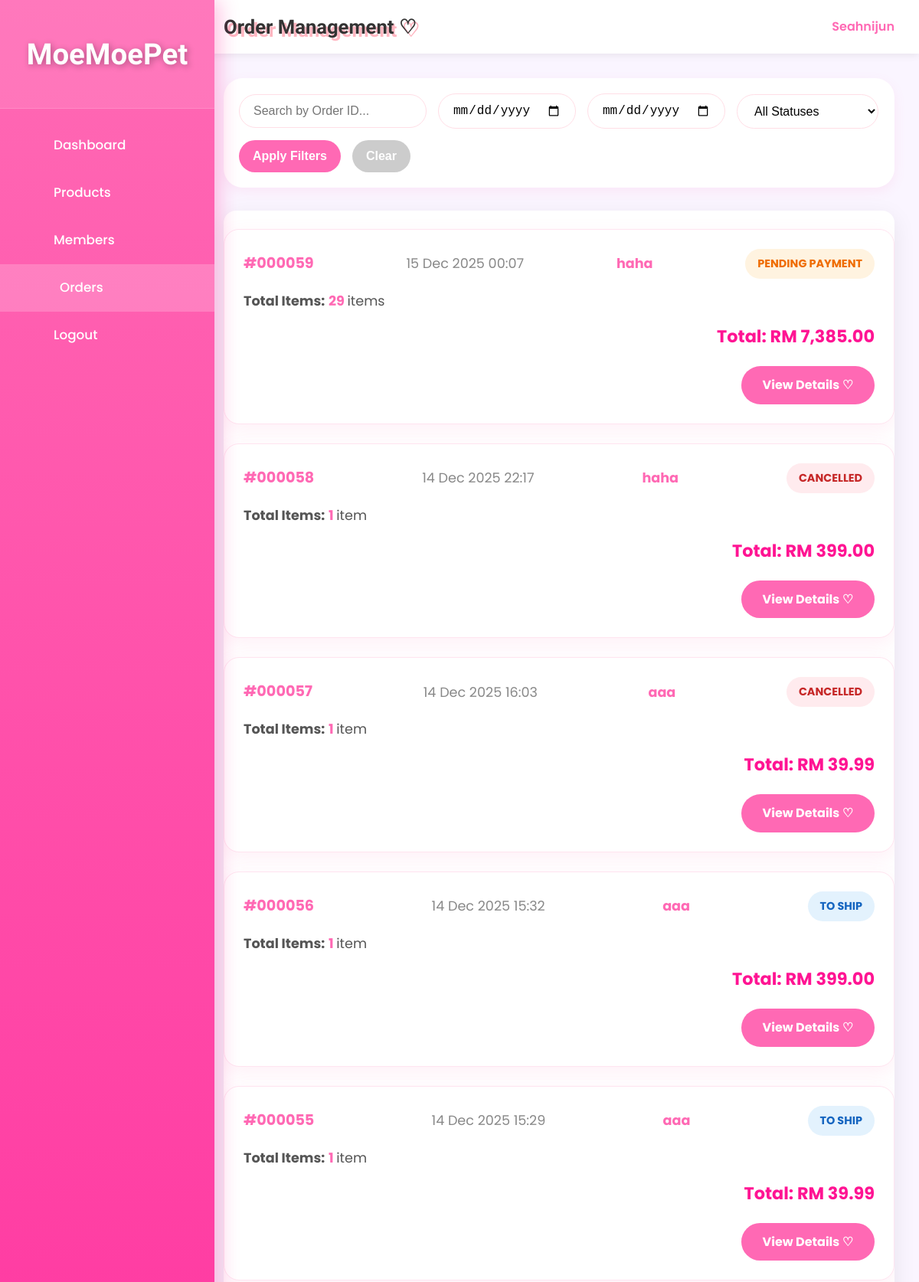
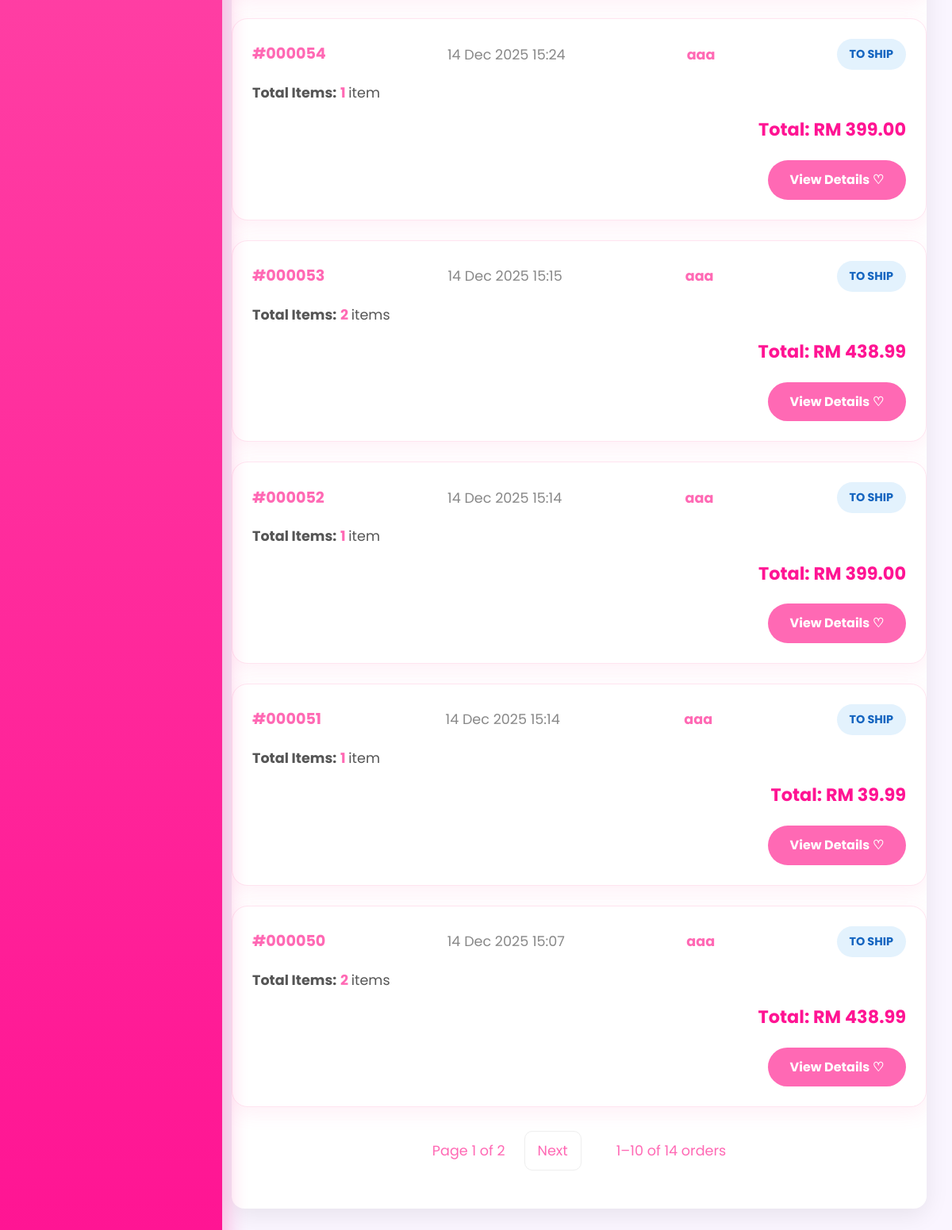
Screenshot of /admin/order_list.php (signed in) with the database file from the repository (2 pictures, top to bottom).
### tables this page shows
CREATE TABLE `orders` (
  `order_id` int(11) NOT NULL,
  `user_id` int(11) NOT NULL,
  `total_amount` decimal(10,2) NOT NULL,
  `payment_method` varchar(50) DEFAULT NULL,
  `card_last4` varchar(4) DEFAULT NULL,
  `qr_code` text DEFAULT NULL,
  `qr_generated_at` datetime DEFAULT NULL,
  `order_date` datetime NOT NULL DEFAULT current_timestamp(),
  `order_status` varchar(50) DEFAULT 'Pending Payment',
  `status` enum('Pending Payment','To Ship','Shipped','Completed','Cancelled','Return/Refund') NOT NULL DEFAULT 'Pending Payment'
);

CREATE TABLE `users` (
  `id` int(11) NOT NULL,
  `username` varchar(50) NOT NULL,
  `email` varchar(100) NOT NULL,
  `phone` varchar(20) NOT NULL,
  `home_address` varchar(255) NOT NULL,
  `password` varchar(255) NOT NULL,
  `role` enum('member','admin') NOT NULL DEFAULT 'member',
  `created_at` datetime DEFAULT current_timestamp(),
  `profile_pic` varchar(255) DEFAULT NULL,
  `locked` tinyint(1) DEFAULT 0,
  `lock_reason` varchar(255) DEFAULT NULL,
  `locked_at` datetime DEFAULT NULL
);

### _base.php (called while the page is built, shortened)
<?php
function encode($value) {
    return htmlentities($value);
}

### admin/order_list.php (the view, shortened to what this page needs)
    <?php
    require '../_base.php';
    $page = max(1, (int)($_GET['page'] ?? 1));
    $limit = (int)($_GET['limit'] ?? 10);
    $offset = ($page - 1) * $limit;
    $search_id = trim($_GET['search_id'] ?? '');
    $date_from = $_GET['date_from'] ?? '';
    $date_to = $_GET['date_to'] ?? '';
    $status_filter = $_GET['status'] ?? 'all';
    $where = '';
    $params = [];
    $count_stmt = $_db->prepare("SELECT COUNT(*) FROM orders o WHERE 1 $where");
    $count_stmt->execute($params);
    $total = $count_stmt->fetchColumn();
    $total_pages = max(1, ceil($total / $limit));
$sql = "
    SELECT o.*, u.username,
        COALESCE(SUM(oi.quantity), 0) AS total_quantity
    FROM orders o
    JOIN users u ON o.user_id = u.id
    LEFT JOIN order_items oi ON o.order_id = oi.order_id
    WHERE 1 $where
    GROUP BY o.order_id
    ORDER BY o.order_date DESC
    LIMIT $limit OFFSET $offset
";
$stmt = $_db->prepare($sql);
$stmt->execute($params);
$orders = $stmt->fetchAll();
    $status_options = [
        'all' => 'All Statuses',
        'Pending Payment' => 'Pending Payment',
        'To Ship' => 'To Ship',
        'Shipped' => 'Shipped',
        'Completed' => 'Completed',
        'Cancelled' => 'Cancelled',
        'Return/Refund' => 'Return/Refund'
    ];
    ?>
    <!DOCTYPE html>
    <html lang="en">
    <head>
        <link rel="stylesheet" href="/css/app.css">
    </head>
    <body>
    <div class="admin-layout">
        <aside class="admin-sidebar">
            <div class="logo"><h2>MoeMoePet</h2></div>
            <ul>
                <li><a href="../admin.php"><i class="fas fa-tachometer-alt"></i> <span>Dashboard</span></a></li>
                <li><a href="product_list.php"><i class="fas fa-box"></i> <span>Products</span></a></li>
                <li><a href="member_list.php"><i class="fas fa-users"></i> <span>Members</span></a></li>
                <li><a href="order_list.php" class="active"><i class="fas fa-shopping-cart"></i> <span>Orders</span></a></li>
                <li><a href="/logout.php"><i class="fas fa-sign-out-alt"></i> <span>Logout</span></a></li>
            </ul>
        </aside>
        <main class="admin-main">
            <header class="admin-header">
                <h1>Order Management ♡</h1>
                <div class="admin-user">
                    <span><?= encode($_SESSION['user']) ?></span>
                </div>
            </header>
            <div class="toolbar">
                <input type="text" name="search_id" placeholder="Search by Order ID..." value="<?= encode($search_id) ?>">
                <input type="date" name="date_from" value="<?= encode($date_from) ?>">
                <input type="date" name="date_to" value="<?= encode($date_to) ?>">
                <select name="status">
                    <?php foreach ($status_options as $value => $label): ?>
                        <option value="<?= $value ?>" <?= $status_filter === $value ? 'selected' : '' ?>>
                            <?= $label ?>
                        </option>
                    <?php endforeach; ?>
                </select>
                <button onclick="applyFilters()">Apply Filters</button>
                <button onclick="clearFilters()" style="background:#ccc;">Clear</button>
            </div>
            <div class="table-card">
                <?php if (empty($orders)): ?>
                    <div class="empty-full" style="text-align:center;padding:80px;color:#999;">
                        No orders found~ ♡<br>
                        <?php if ($search_id || $date_from || $date_to || $status_filter !== 'all'): ?>
                            Try adjusting your filters!
                        <?php else: ?>
                            Waiting for the first cute order! ♡
                        <?php endif; ?>
                    </div>
<?php else: ?>
<?php foreach ($orders as $o): ?>
    <div class="purchase-card">
        <div class="order-header">
            <span class="order-id">#<?= sprintf('%06d', $o->order_id) ?></span>
            <span class="order-date"><?= date('d M Y H:i', strtotime($o->order_date)) ?></span>
            <span style="color:#ff69b4;font-weight:bold;"><?= encode($o->username) ?></span>
            <span class="order-status <?= strtolower(str_replace([' ', '/'], '-', $o->order_status)) ?>">
                <?= $o->order_status ?>
            </span>
        </div>
        <div class="order-items" style="margin: 15px 0; font-size: 1.1rem;">
            <strong>Total Items:</strong>
            <span style="color:#ff69b4; font-weight:bold;">
                <?= (int)$o->total_quantity ?>
            </span>
            <?= $o->total_quantity == 1 ? 'item' : 'items' ?>
        </div>
        <div class="order-total" style="text-align:right;font-size:1.4rem;margin:15px 0;">
            Total: <strong style="color:#ff1493;">RM <?= number_format($o->total_amount, 2) ?></strong>
        </div>
        <div style="text-align:right; margin-top:20px;">
            <a href="order_view.php?id=<?= $o->order_id ?>"
               style="display:inline-block;background:#ff69b4;color:white;padding:12px 28px;border-radius:25px;text-decoration:none;font-weight:bold;">
                View Details ♡
            </a>
        </div>
    </div>
<?php endforeach; ?>
<?php endif; ?>
                <?php if ($total > $limit): ?>
                <div class="pagination" style="margin-top:30px;text-align:center;">
                    <span>Page <?= $page ?> of <?= $total_pages ?></span>
                    <?php if ($page < $total_pages): ?>
                        <a href="?<?= http_build_query(array_merge($_GET, ['page' => $page+1])) ?>">Next</a>
                    <?php endif; ?>
                    <span style="margin-left:20px;">
                        <?= $offset + 1 ?>–<?= min($offset + $limit, $total) ?> of <?= $total ?> orders
                    </span>
                </div>
                <?php endif; ?>
            </div>
        </main>
    </div>
    </body>
    </html>

### admin/order_list.php (style rules this page uses)
.toolbar { display: flex; flex-wrap: wrap; gap: 15px; align-items: center; padding: 20px; background: white; border-radius: 25px; box-shadow: 0 5px 15px rgba(255,105,180,0.1); margin-bottom: 30px; }
.toolbar input, .toolbar select, .toolbar button { padding: 12px 18px; border-radius: 25px; border: 1px solid #ffdee6; background: white; font-size: 1rem; }
.toolbar button { background: #ff69b4; color: white; border: none; cursor: pointer; font-weight: bold; }
.purchase-card { background: white; border-radius: 20px; padding: 25px; margin-bottom: 25px; box-shadow: 0 8px 25px rgba(255,105,180,0.1); }
.order-header { display: flex; flex-wrap: wrap; justify-content: space-between; align-items: center; gap: 10px; font-size: 1.1rem; margin-bottom: 15px; }
.order-status { padding: 8px 16px; border-radius: 20px; font-weight: bold; text-transform: uppercase; font-size: 0.9rem; }
.order-status.pending-payment { background: #fff3e0; color: #ef6c00; }
.order-status.to-ship { background: #e3f2fd; color: #1565c0; }
.order-status.cancelled { background: #ffebee; color: #c62828; }

### rows the page displays
orders: order_id "000059", order_date "15 Dec 2025 00:07", user.username "haha", order_status "PENDING PAYMENT", total_quantity "29", shows "items", total_amount "7,385.00"
orders: order_id "000058", order_date "14 Dec 2025 22:17", user.username "haha", order_status "CANCELLED", total_quantity "1", shows "item", total_amount "399.00"
orders: order_id "000057", order_date "14 Dec 2025 16:03", user.username "aaa", order_status "CANCELLED", total_quantity "1", shows "item", total_amount "39.99"
orders: order_id "000056", order_date "14 Dec 2025 15:32", user.username "aaa", order_status "TO SHIP", total_quantity "1", shows "item", total_amount "399.00"
orders: order_id "000055", order_date "14 Dec 2025 15:29", user.username "aaa", order_status "TO SHIP", total_quantity "1", shows "item", total_amount "39.99"
orders: order_id "000054", order_date "14 Dec 2025 15:24", user.username "aaa", order_status "TO SHIP", total_quantity "1", shows "item", total_amount "399.00"
orders: order_id "000053", order_date "14 Dec 2025 15:15", user.username "aaa", order_status "TO SHIP", total_quantity "2", shows "items", total_amount "438.99"
orders: order_id "000052", order_date "14 Dec 2025 15:14", user.username "aaa", order_status "TO SHIP", total_quantity "1", shows "item", total_amount "399.00"
orders: order_id "000051", order_date "14 Dec 2025 15:14", user.username "aaa", order_status "TO SHIP", total_quantity "1", shows "item", total_amount "39.99"
orders: order_id "000050", order_date "14 Dec 2025 15:07", user.username "aaa", order_status "TO SHIP", total_quantity "2", shows "items", total_amount "438.99"

### other values shown
encode($_SESSION['user']) "Seahnijun"
$page "1"
$total_pages "2"
$offset + 1 "1"
min($offset + $limit, $total) "10"
$total "14"
form field status "All Statuses"
